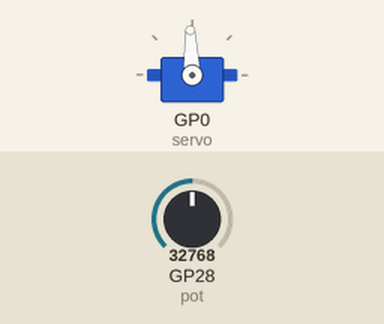
Simulated run of this program. Board: Raspberry Pi Pico running MicroPython. On the bench: servo. Inputs (shaded band) come from the test bench; at power-on: GP28 (pot) = 32768 (analog values on the 0–65535 scale). Servo angles are drawn from the pulse width (0.5 ms = 0°, 2.5 ms = 180°).

Above: at 1.2 s.
1.3 s: GP28 (pot) set to 45874
At 2.3 s:
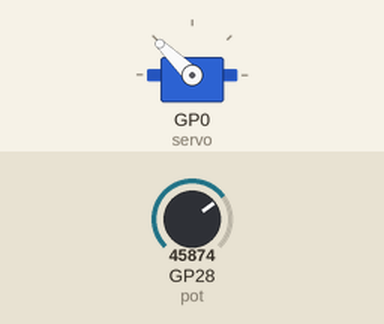
2.8 s: GP28 (pot) set to 57670
At 3.4 s:
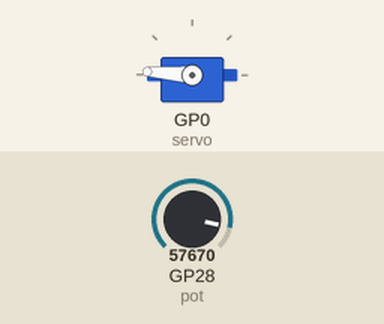
4.3 s: GP28 (pot) set to 65535
At 4.6 s:
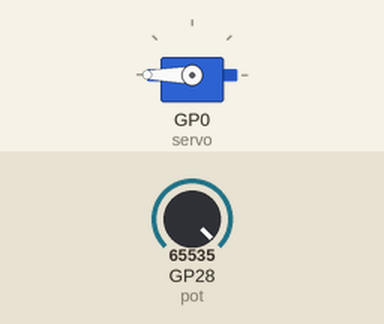
5.8 s: GP28 (pot) set to 19660
At 6.9 s:
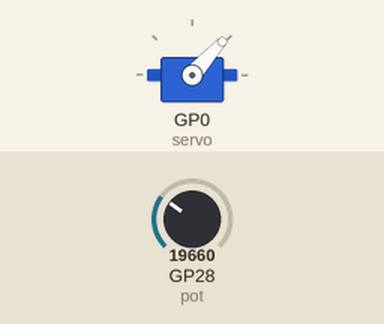
7.3 s: GP28 (pot) set to 8345
At 8.1 s:
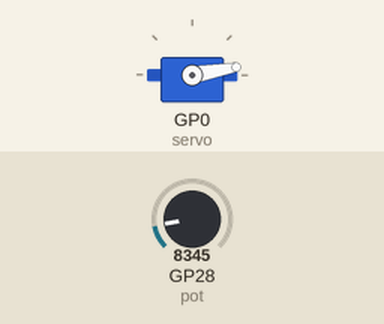
8.8 s: GP28 (pot) set to 32767
At 9.2 s:
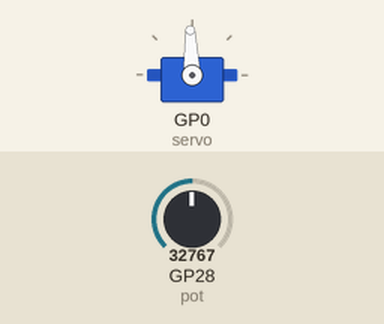
Timing chart, 0 to 11.3 s (numbered marks = the images above; inputs shaded):
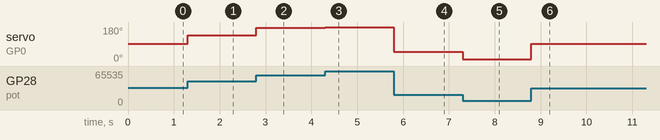

Measured:
- after the input at 1.3 s, servo on GP0 (servo): 92° → 136° at once
- after the input at 2.8 s, servo on GP0 (servo): 136° → 176° at once
- after the input at 4.3 s, servo on GP0 (servo): 176° → 180° at once
- after the input at 5.8 s, servo on GP0 (servo): 180° → 48° at once
- after the input at 7.3 s, servo on GP0 (servo): 48° → 10° at once
- after the input at 8.8 s, servo on GP0 (servo): 10° → 92° at once

The program:

servo1.py
```python
##programa para controlar un servo sg90 con un potenciometro

from machine import Pin, PWM, ADC
from utime import sleep

servo=PWM(Pin(0))
pot=ADC(28)
servo.freq(50)

in_min=0
in_max=65535

out_min=1000
out_max=9000

while True:
    val=pot.read_u16()

    srv=(val-in_min)*(out_max-out_min)/(in_max - in_min)+out_min

    servo.duty_u16(int(srv))
```
